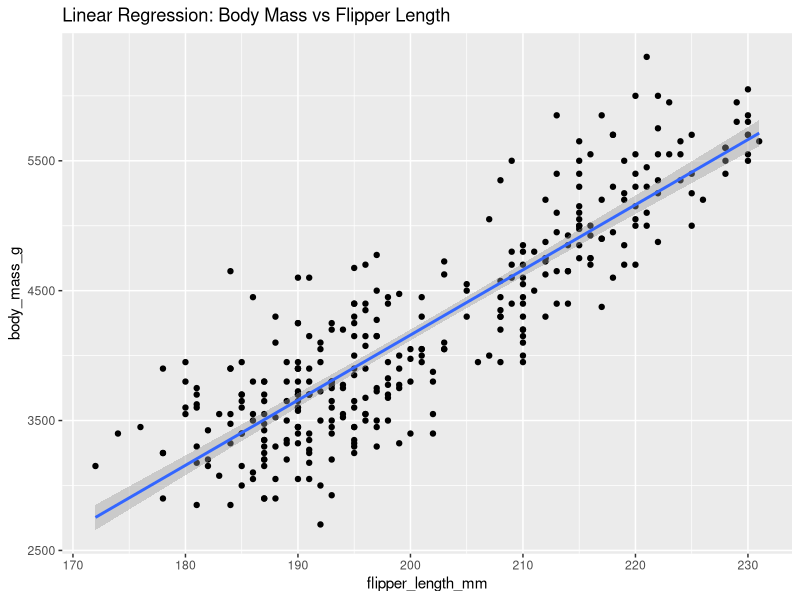

R code for this plot:
## ---- chunk 1
#| output: false
#| echo: false

library(tidyverse)
library(palmerpenguins)
df_raw <- penguins
str(df_raw)
head(df_raw)
summary(df_raw)
df <- df_raw %>%
  select(species, island, bill_length_mm, bill_depth_mm, flipper_length_mm,
         body_mass_g, sex) %>%
  mutate(
    species = as.factor(species),
    island = as.factor(island),
    sex = as.factor(sex),
    large_body = ifelse(body_mass_g > median(body_mass_g, na.rm = TRUE), 1, 0)
  ) %>%
  filter(
    !is.na(bill_length_mm),
    !is.na(bill_depth_mm),
    !is.na(flipper_length_mm),
    !is.na(body_mass_g),
    !is.na(sex)
  )
## ---- chunk 2
lm_model <- lm(body_mass_g ~ bill_length_mm + bill_depth_mm + flipper_length_mm, data = df)
## ---- chunk 3
summary(lm_model)
coef(lm_model)
## ---- chunk 4
ggplot(df, aes(x = flipper_length_mm, y = body_mass_g)) +
  geom_point() +
  geom_smooth(method = "lm") +
  labs(title = "Linear Regression: Body Mass vs Flipper Length")
